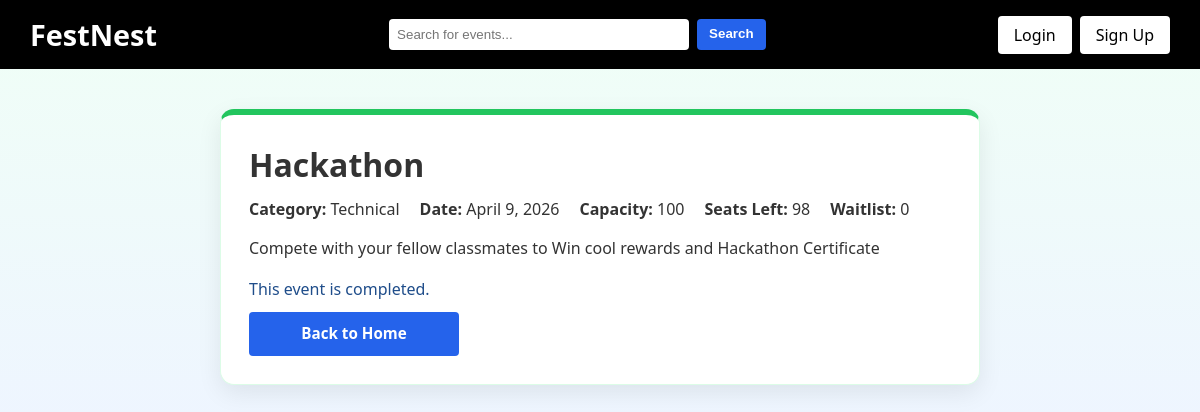
Page /event/2/ on the earlier database version.
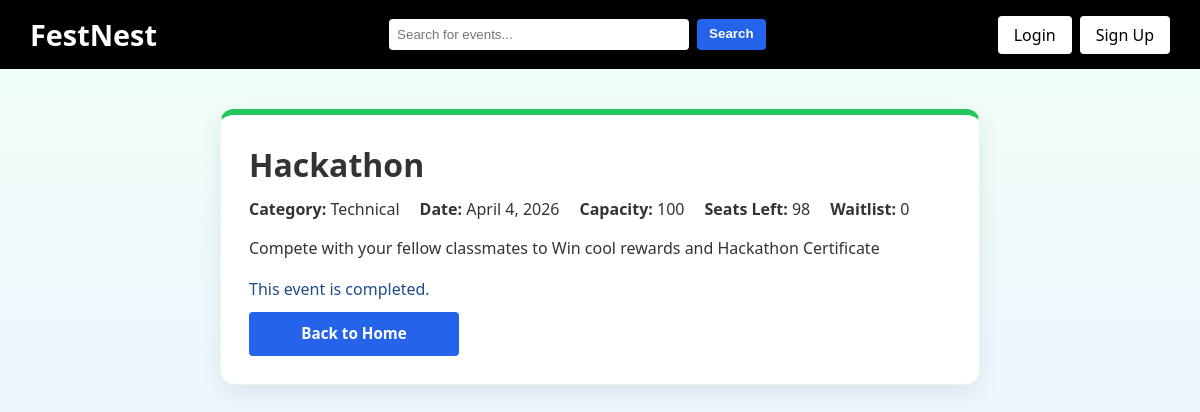
Same page on the later database version.
### events/models.py (models this page shows, shortened)
class Event(models.Model):
    CATEGORY_CHOICES = [
        ('cultural', 'Cultural'),
        ('technical', 'Technical'),
        ('sports', 'Sports'),
        ('nss', 'NSS'),
    ]
    title = models.CharField(max_length=200)
    category = models.CharField(max_length=20, choices=CATEGORY_CHOICES)
    date = models.DateField()
    description = models.TextField()
    capacity = models.PositiveIntegerField(default=100)
    waitlist_enabled = models.BooleanField(default=True)
    is_team_event = models.BooleanField(default=False)
    min_team_size = models.PositiveIntegerField(default=2)
    max_team_size = models.PositiveIntegerField(default=4)
    attendees = models.ManyToManyField(User, blank=True)
    @property
    def seats_left(self):
        return max(self.capacity - self.attendees.count(), 0)

### events/views.py (the view, shortened to what this page needs)
# urls.py: path('event/<int:id>/', views.event_detail, name='event_detail'),
def event_detail(request, id):
    today = timezone.localdate()
    event = get_object_or_404(Event, id=id)
    is_registered = False
    is_waitlisted = False
    user_team = None
    is_team_leader = False
    return render(
        request,
        'event_detail.html',
        {
            'event': event,
            'is_registered': is_registered,
            'is_waitlisted': is_waitlisted,
            'waitlist_count': event.waitlist_entries.count(),
            'is_full': event.seats_left == 0,
            'is_past': event.date < today,
            'user_team': user_team,
            'is_team_leader': is_team_leader,
            'submitted_team_count': event.teams.filter(is_submitted=True).count(),
        },
    )

### templates/event_detail.html (shortened to what this page needs)
{% extends 'base.html' %}
{% block body_class %}detail-page{% endblock %}
{% block content %}
<div class="container detail-shell">
    <div class="detail-card">
        <h1>{{ event.title }}</h1>
        <div class="detail-meta">
            <p><strong>Category:</strong> {{ event.category|title }}</p>
            <p><strong>Date:</strong> {{ event.date }}</p>
            <p><strong>Capacity:</strong> {{ event.capacity }}</p>
            <p><strong>Seats Left:</strong> {{ event.seats_left }}</p>
            <p><strong>Waitlist:</strong> {{ waitlist_count }}</p>
        </div>
        <p class="detail-description">{{ event.description }}</p>
        {% if is_past %}
            <p class="registration-note">This event is completed.</p>
            <div class="detail-actions">
                <a href="{% url 'home' %}" class="cta-btn detail-action-btn back-btn">Back to Home</a>
            </div>
        {% else %}
            <p class="registration-note">Please <a href="{% url 'login' %}">login</a> to register.</p>
            <div class="detail-actions">
                <a href="{% url 'home' %}" class="cta-btn detail-action-btn back-btn">Back to Home</a>
            </div>
        {% endif %}
    </div>
</div>
{% endblock %}

Differences in the rows shown:
changed Event "Hackathon": date "April 9, 2026" → "April 4, 2026"
